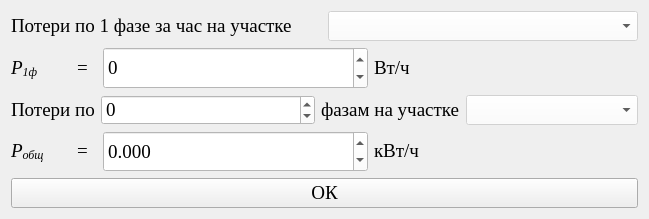
<?xml version="1.0" encoding="UTF-8"?>
<ui version="4.0">
 <class>Form</class>
 <widget class="QWidget" name="Form">
  <property name="geometry">
   <rect>
    <x>0</x>
    <y>0</y>
    <width>649</width>
    <height>219</height>
   </rect>
  </property>
  <property name="minimumSize">
   <size>
    <width>0</width>
    <height>0</height>
   </size>
  </property>
  <property name="maximumSize">
   <size>
    <width>16777215</width>
    <height>16777215</height>
   </size>
  </property>
  <property name="windowTitle">
   <string>Расчет потерь в предлагаемой схеме</string>
  </property>
  <property name="styleSheet">
   <string notr="true"/>
  </property>
  <layout class="QGridLayout" name="gridLayout_5">
   <item row="0" column="0">
    <layout class="QGridLayout" name="gridLayout">
     <item row="0" column="0">
      <widget class="QLabel" name="label">
       <property name="font">
        <font>
         <family>Times New Roman</family>
         <pointsize>14</pointsize>
        </font>
       </property>
       <property name="text">
        <string>Потери по 1 фазе за час на участке</string>
       </property>
      </widget>
     </item>
     <item row="0" column="1">
      <widget class="QComboBox" name="comboBox">
       <property name="enabled">
        <bool>false</bool>
       </property>
       <property name="font">
        <font>
         <family>Times New Roman</family>
         <pointsize>14</pointsize>
        </font>
       </property>
       <property name="styleSheet">
        <string notr="true">color: black; background-color: white;</string>
       </property>
      </widget>
     </item>
    </layout>
   </item>
   <item row="1" column="0">
    <layout class="QGridLayout" name="gridLayout_2">
     <item row="0" column="1">
      <widget class="QLabel" name="label_19">
       <property name="minimumSize">
        <size>
         <width>20</width>
         <height>0</height>
        </size>
       </property>
       <property name="maximumSize">
        <size>
         <width>20</width>
         <height>16777215</height>
        </size>
       </property>
       <property name="font">
        <font>
         <family>Times New Roman</family>
         <pointsize>14</pointsize>
        </font>
       </property>
       <property name="text">
        <string>&lt;html&gt;&lt;head/&gt;&lt;body&gt;&lt;p&gt;=&lt;/p&gt;&lt;/body&gt;&lt;/html&gt;</string>
       </property>
      </widget>
     </item>
     <item row="0" column="0">
      <widget class="QLabel" name="label_18">
       <property name="minimumSize">
        <size>
         <width>60</width>
         <height>0</height>
        </size>
       </property>
       <property name="maximumSize">
        <size>
         <width>60</width>
         <height>16777215</height>
        </size>
       </property>
       <property name="font">
        <font>
         <family>Times New Roman</family>
         <pointsize>14</pointsize>
         <italic>true</italic>
        </font>
       </property>
       <property name="text">
        <string>&lt;html&gt;&lt;head/&gt;&lt;body&gt;&lt;p&gt;P&lt;span style=&quot; vertical-align:sub;&quot;&gt;1ф&lt;/span&gt;&lt;/p&gt;&lt;/body&gt;&lt;/html&gt;</string>
       </property>
      </widget>
     </item>
     <item row="0" column="3">
      <widget class="QLabel" name="label_20">
       <property name="minimumSize">
        <size>
         <width>35</width>
         <height>0</height>
        </size>
       </property>
       <property name="maximumSize">
        <size>
         <width>16777215</width>
         <height>16777215</height>
        </size>
       </property>
       <property name="font">
        <font>
         <family>Times New Roman</family>
         <pointsize>14</pointsize>
        </font>
       </property>
       <property name="text">
        <string>&lt;html&gt;&lt;head/&gt;&lt;body&gt;&lt;p&gt;Вт/ч&lt;/p&gt;&lt;/body&gt;&lt;/html&gt;</string>
       </property>
      </widget>
     </item>
     <item row="0" column="2">
      <widget class="QDoubleSpinBox" name="doubleSpinBox_10">
       <property name="enabled">
        <bool>false</bool>
       </property>
       <property name="minimumSize">
        <size>
         <width>214</width>
         <height>25</height>
        </size>
       </property>
       <property name="maximumSize">
        <size>
         <width>16777215</width>
         <height>220</height>
        </size>
       </property>
       <property name="font">
        <font>
         <family>Times New Roman</family>
         <pointsize>14</pointsize>
        </font>
       </property>
       <property name="styleSheet">
        <string notr="true">color: black; background-color: white;</string>
       </property>
       <property name="decimals">
        <number>0</number>
       </property>
       <property name="minimum">
        <double>-999999999.000000000000000</double>
       </property>
       <property name="maximum">
        <double>999999999.000000000000000</double>
       </property>
       <property name="singleStep">
        <double>0.001000000000000</double>
       </property>
       <property name="value">
        <double>0.000000000000000</double>
       </property>
      </widget>
     </item>
    </layout>
   </item>
   <item row="2" column="0">
    <layout class="QGridLayout" name="gridLayout_3" columnstretch="0,0,0,1">
     <item row="0" column="2">
      <widget class="QLabel" name="label_3">
       <property name="font">
        <font>
         <family>Times New Roman</family>
         <pointsize>14</pointsize>
        </font>
       </property>
       <property name="text">
        <string>фазам на участке</string>
       </property>
      </widget>
     </item>
     <item row="0" column="0">
      <widget class="QLabel" name="label_2">
       <property name="font">
        <font>
         <family>Times New Roman</family>
         <pointsize>14</pointsize>
        </font>
       </property>
       <property name="text">
        <string>Потери по</string>
       </property>
      </widget>
     </item>
     <item row="0" column="1">
      <widget class="QDoubleSpinBox" name="doubleSpinBox_11">
       <property name="enabled">
        <bool>false</bool>
       </property>
       <property name="minimumSize">
        <size>
         <width>214</width>
         <height>25</height>
        </size>
       </property>
       <property name="maximumSize">
        <size>
         <width>16777215</width>
         <height>220</height>
        </size>
       </property>
       <property name="font">
        <font>
         <family>Times New Roman</family>
         <pointsize>14</pointsize>
        </font>
       </property>
       <property name="styleSheet">
        <string notr="true">color: black; background-color: white;</string>
       </property>
       <property name="decimals">
        <number>0</number>
       </property>
       <property name="minimum">
        <double>-999999999.000000000000000</double>
       </property>
       <property name="maximum">
        <double>999999999.000000000000000</double>
       </property>
       <property name="singleStep">
        <double>0.001000000000000</double>
       </property>
       <property name="value">
        <double>0.000000000000000</double>
       </property>
      </widget>
     </item>
     <item row="0" column="3">
      <widget class="QComboBox" name="comboBox_2">
       <property name="enabled">
        <bool>false</bool>
       </property>
       <property name="font">
        <font>
         <family>Times New Roman</family>
         <pointsize>14</pointsize>
        </font>
       </property>
       <property name="styleSheet">
        <string notr="true">color: black; background-color: white;</string>
       </property>
      </widget>
     </item>
    </layout>
   </item>
   <item row="3" column="0">
    <layout class="QGridLayout" name="gridLayout_4">
     <item row="0" column="1">
      <widget class="QLabel" name="label_21">
       <property name="minimumSize">
        <size>
         <width>20</width>
         <height>0</height>
        </size>
       </property>
       <property name="maximumSize">
        <size>
         <width>20</width>
         <height>16777215</height>
        </size>
       </property>
       <property name="font">
        <font>
         <family>Times New Roman</family>
         <pointsize>14</pointsize>
        </font>
       </property>
       <property name="text">
        <string>&lt;html&gt;&lt;head/&gt;&lt;body&gt;&lt;p&gt;=&lt;/p&gt;&lt;/body&gt;&lt;/html&gt;</string>
       </property>
      </widget>
     </item>
     <item row="0" column="0">
      <widget class="QLabel" name="label_22">
       <property name="minimumSize">
        <size>
         <width>60</width>
         <height>0</height>
        </size>
       </property>
       <property name="maximumSize">
        <size>
         <width>60</width>
         <height>16777215</height>
        </size>
       </property>
       <property name="font">
        <font>
         <family>Times New Roman</family>
         <pointsize>14</pointsize>
         <italic>true</italic>
        </font>
       </property>
       <property name="text">
        <string>&lt;html&gt;&lt;head/&gt;&lt;body&gt;&lt;p&gt;Р&lt;span style=&quot; vertical-align:sub;&quot;&gt;общ&lt;/span&gt;&lt;/p&gt;&lt;/body&gt;&lt;/html&gt;</string>
       </property>
      </widget>
     </item>
     <item row="0" column="3">
      <widget class="QLabel" name="label_23">
       <property name="minimumSize">
        <size>
         <width>35</width>
         <height>0</height>
        </size>
       </property>
       <property name="maximumSize">
        <size>
         <width>16777215</width>
         <height>16777215</height>
        </size>
       </property>
       <property name="font">
        <font>
         <family>Times New Roman</family>
         <pointsize>14</pointsize>
        </font>
       </property>
       <property name="text">
        <string>&lt;html&gt;&lt;head/&gt;&lt;body&gt;&lt;p&gt;кВт/ч&lt;/p&gt;&lt;/body&gt;&lt;/html&gt;</string>
       </property>
      </widget>
     </item>
     <item row="0" column="2">
      <widget class="QDoubleSpinBox" name="doubleSpinBox_12">
       <property name="enabled">
        <bool>false</bool>
       </property>
       <property name="minimumSize">
        <size>
         <width>214</width>
         <height>25</height>
        </size>
       </property>
       <property name="maximumSize">
        <size>
         <width>16777215</width>
         <height>220</height>
        </size>
       </property>
       <property name="font">
        <font>
         <family>Times New Roman</family>
         <pointsize>14</pointsize>
        </font>
       </property>
       <property name="styleSheet">
        <string notr="true">color: black; background-color: white;</string>
       </property>
       <property name="decimals">
        <number>3</number>
       </property>
       <property name="minimum">
        <double>-999999999.000000000000000</double>
       </property>
       <property name="maximum">
        <double>999999999.000000000000000</double>
       </property>
       <property name="singleStep">
        <double>0.001000000000000</double>
       </property>
       <property name="value">
        <double>0.000000000000000</double>
       </property>
      </widget>
     </item>
    </layout>
   </item>
   <item row="4" column="0">
    <widget class="QPushButton" name="pushButton">
     <property name="font">
      <font>
       <family>Times New Roman</family>
       <pointsize>14</pointsize>
      </font>
     </property>
     <property name="styleSheet">
      <string notr="true"/>
     </property>
     <property name="text">
      <string>ОК</string>
     </property>
    </widget>
   </item>
  </layout>
 </widget>
 <resources/>
 <connections/>
</ui>
